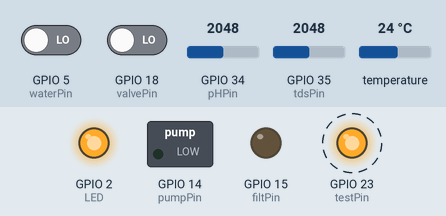
A program run on a simulated ESP32. Shown: switched loads named in the program (green lamp = pin HIGH), output pins drawn as LEDs (lit = HIGH). Dashed ring = blinking. The inputs (shaded band) are chosen by the test bench; at power-on: GPIO 5 (waterPin) LOW, GPIO 18 (valvePin) LOW, GPIO 34 (pHPin) = 2048, GPIO 35 (tdsPin) = 2048, temperature 24 °C. WiFi joins after 1.5 s; servers stay silent unless stated; uploads are accepted with an empty reply; what the program prints to the serial monitor is not drawn.

Above: at 2.76 s.
2.8 s: GPIO 5 (waterPin) driven HIGH
At 4.96 s:
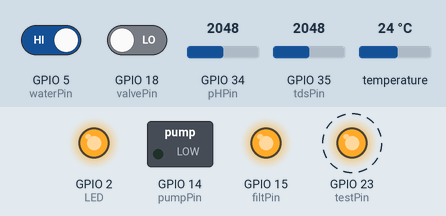
6.3 s: GPIO 5 (waterPin) driven LOW
At 6.96 s:
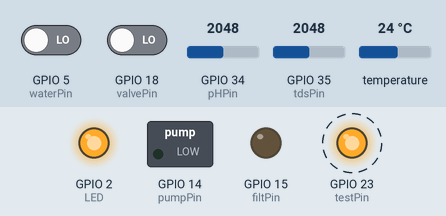
11.9 s: GPIO 18 (valvePin) driven HIGH
At 16.36 s:
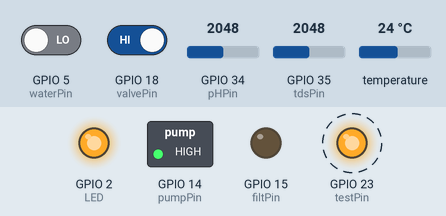
Timing chart, 0 to 21.4 s (numbered marks = the images above; inputs shaded):
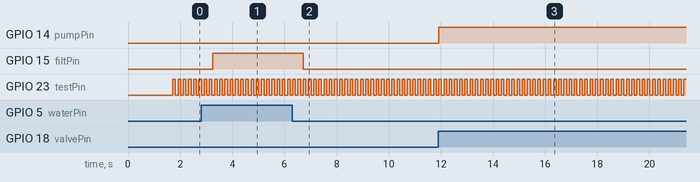

Measured:
- after the input at 2.8 s, GPIO 15 (filtPin): LOW → HIGH after 0.45 s
- after the input at 6.3 s, GPIO 15 (filtPin): HIGH → LOW after 0.42 s
- after the input at 11.9 s, GPIO 14 (pumpPin): LOW → HIGH at once
- by itself, GPIO 23 (testPin): alternates HIGH for 0.10 s and LOW for 0.10 s

The program:

main.cpp
```cpp
#include <Arduino.h>
#include <OneWire.h>
#include <DallasTemperature.h>
#include <ArduinoJson.h>
#include <WiFi.h>
#include <HTTPClient.h>
#include <AsyncWebSocket.h>
#include <Wire.h>
#include <LiquidCrystal.h>

#define tdsPin 35
#define pHPin 34
#define temPin 4 // GPIO where the DS18B20 is connected to
#define testPin 23
#define waterPin 5  // Cảm biến chất lỏng
#define valvePin 18 // Van chống tràn
#define pumpPin 14  // Máy bơm 12V
#define filtPin 15  // Relay bộ lọc
#define VREF 3.3    // analog reference voltage(Volt) of the ADC
#define SCOUNT 30   // sum of sample point
#define MESSAGE_LENGTH 1000
#define LED 2

/* Wifi connection */
const char *ssid = "ThaoAn/2.4G";
const char *password = "123456789";

const char *JSON_MIME = "application/json";
const char *TEXT_MIME = "text/plain";
// Change here to send data
const int deviceId = 4;
String hostname = "http://aqua-iot.pro/api/v1/sensordatas";
String twinurl = "http://aqua-iot.pro/api/v1/devices/" + String(deviceId);

int tdsBuffer[SCOUNT]; // store the TDS values in the array, read from ADC
int _TDS_Index = 0;
int pHBuffer[SCOUNT]; // store the pH values
int _pH_Index = 0;
int temperBuffer[SCOUNT];
int _temper_Index = 0;
int analogBufferTemp[SCOUNT];
int copyIndex = 0;
float pH_samples[10];
float settling[10];
static int sidx = 0;
static int idx = 0;
float averageVoltage = 0;
float tdsValue = 0;
int averagepH = 0;
float dopH = 0;
float temperature = 0; // current temperature for compensation

int _reading_Cycle = 60U;    // Thoi gian doc tin hieu cam bien
int _print_Interval = 2000U; // Thoi gian in ra serial monitor
int timerDelay = 5000U;      // Thoi gian tinh gia tri trung binh tu tap mau va gui len server
int pollingCycle = 2000U;    // Thoi gian request lenh dieu khien tu server
int _switch_Sensors = HIGH;  // will be switched HIGH/LOW to control whether TDS or pH is being measured
static unsigned long analogSampleTimepoint = millis();
static unsigned long printTimepoint = millis();
static unsigned long lastTime = millis();
static unsigned long lastPoll = millis();

OneWire _oneWire(temPin);             // Setup a oneWire instance to communicate with any OneWire devices
DallasTemperature sensors(&_oneWire); // Pass our oneWire reference to Dallas Temperature sensor
HTTPClient http;
DynamicJsonDocument doc(MESSAGE_LENGTH);

hw_timer_t *timer = NULL; // khơi tạo timer
portMUX_TYPE timerMux = portMUX_INITIALIZER_UNLOCKED;

// median filtering algorithm, lọc trung vị
int getMedianNum(int bArray[], int iFilterLen);

void IRAM_ATTR onTimer()
{
  portENTER_CRITICAL_ISR(&timerMux); // vào chế độ tránh xung đột
  _switch_Sensors = !_switch_Sensors;
  digitalWrite(testPin, _switch_Sensors); // đảo giá trị Led
  portEXIT_CRITICAL_ISR(&timerMux); // thoát
}

void setup()
{
  // Start the serial monitor
  Serial.begin(115200);

  WiFi.mode(WIFI_STA);
  WiFi.begin(ssid, password);
  if (WiFi.waitForConnectResult() != WL_CONNECTED)
  {
    Serial.printf("Wifi failed to connect!");
    return;
  }
  Serial.printf("IP Address: ");
  Serial.println(WiFi.localIP());

  // Start the DS18B20 sensor
  sensors.begin();

  // OnLED
  pinMode(LED, OUTPUT);
  digitalWrite(LED, HIGH);

  // Set pin mode
  pinMode(tdsPin, INPUT);
  pinMode(pHPin, INPUT);
  pinMode(waterPin, INPUT);
  pinMode(testPin, OUTPUT);
  pinMode(filtPin, OUTPUT);
  pinMode(valvePin, INPUT);
  pinMode(pumpPin, OUTPUT);

  // khởi tạo timer với chu kì 1us vì thạch anh của ESP chạy 8MHz
  timer = timerBegin(0, 80, true);
  // khởi tạo hàm xử lý ngắt ngắt cho Timer
  timerAttachInterrupt(timer, &onTimer, true);
  // khởi tạo thời gian ngắt cho timer
  timerAlarmWrite(timer, 100000, true);
  // bắt đầu chạy timer
  timerAlarmEnable(timer);
}

bool pumpEN = false;
bool MODE_AUTOMATE = true;
void loop()
{
  if (MODE_AUTOMATE)
  {
    int overflow = digitalRead(valvePin);
    bool lowerflow = digitalRead(waterPin);
    if (overflow)
    {
      pumpEN = false;
      digitalWrite(pumpPin, HIGH); // ngắt bơm (đối với relay kích hoạt low, cài NO)
    }
    if (lowerflow)
    {
      pumpEN = true;
      digitalWrite(pumpPin, LOW); // bật bơm (đối với relay kích hoạt low, cài NO)
    }
    digitalWrite(filtPin, lowerflow);
    Serial.println(lowerflow);
  }

  // read the sensors
  if (millis() - analogSampleTimepoint > _reading_Cycle)
  {
    analogSampleTimepoint = millis();

    // Read temperature
    sensors.requestTemperatures();
    temperature = sensors.getTempCByIndex(0);

    // Read TDS or pH depends on which sensor has been turned on
    if (_switch_Sensors)
    {
      tdsBuffer[_TDS_Index] = analogRead(tdsPin);
      _TDS_Index++;
      if (_TDS_Index == SCOUNT)
      {
        _TDS_Index = 0;
      }
    }
    else
    {
      pHBuffer[_pH_Index] = analogRead(pHPin);
      _pH_Index++;
      if (_pH_Index == SCOUNT)
      {
        _pH_Index = 0;
      }
    }
  }

  if (millis() - printTimepoint > _print_Interval)
  {
    printTimepoint = millis();

    for (copyIndex = 0; copyIndex < SCOUNT; copyIndex++)
    {
      analogBufferTemp[copyIndex] = tdsBuffer[copyIndex];
    }
    // read the analog value more stable by the median filtering algorithm, and convert to voltage value
    averageVoltage = getMedianNum(analogBufferTemp, SCOUNT) * (float)VREF / 4096.0;
    // temperature compensation formula: fFinalResult(25^C) = fFinalResult(current)/(1.0+0.02*(fTP-25.0));
    float compensationCoefficient = 1.0 + 0.02 * (temperature - 25.0);
    // temperature compensation
    float compensationVoltage = averageVoltage / compensationCoefficient;
    // convert voltage value to tds value
    tdsValue = (133.42 * compensationVoltage * compensationVoltage * compensationVoltage - 255.86 * compensationVoltage * compensationVoltage + 857.39 * compensationVoltage) * 0.5;

    for (copyIndex = 0; copyIndex < SCOUNT; copyIndex++)
    {
      analogBufferTemp[copyIndex] = pHBuffer[copyIndex];
    }
    averagepH = getMedianNum(analogBufferTemp, SCOUNT);
    // averagepH = analogBufferTemp[0];
    dopH = averagepH;
    pH_samples[idx] = dopH;
    settling[idx] = pH_samples[idx];
    idx++;

    // print to serial
    if (idx > 10)
    {
      idx = 0;
      float sum = 0;
      for (int i = 0; i < 10; i++)
      {
        sum += pH_samples[i];
      }
      Serial.println();
      Serial.print("---------- Do pH trung binh = ");
      Serial.print(sum / 10.0);
      Serial.println(" ----------");
      settling[sidx] = (int)(sum / 10.0);
      sidx++;
      if (sidx >= 10)
      {
        sidx = 0;
      }
      for (int i = 0; i < 10; i++)
      {
        Serial.print(settling[i]);
        Serial.print(", ");
      }
      Serial.println();
    }

    Serial.print(temperature);
    Serial.print("ºC\t");
    Serial.print("pH_ADC: ");
    Serial.print(dopH);
    Serial.print("\t");
    Serial.print("voltage:");
    Serial.print(averageVoltage, 2);
    Serial.print("V\t");
    Serial.print("TDS Value:");
    Serial.print(tdsValue, 0);
    Serial.println("ppm\t");
  }

  /*** Phần 1: Gửi dữ liệu lên server ***/
  /*Cấu trúc tin nhắn gửi dữ liệu:
    {
      "deviceId": int,
      "data": string (dạng json)
    }
  */
  if (WiFi.status() == WL_CONNECTED)
  {
    if ((millis() - lastTime) > timerDelay)
    {
      lastTime = millis();
      Serial.println("\n[+] Starting post method to send data:");
      // Tạo document để thực hiện serialize và deserialize json, xem thêm tại: https://arduinojson.org/
      String data_str = "";
      // Bước 1: tạo chuỗi JSON cho trường data
      doc["TDS"] = tdsValue;
      doc["temperature"] = temperature;
      doc["pH"] = dopH;
      serializeJson(doc, data_str);
      // Bước 2: tạo tin nhắn dưới dạng JSON
      doc.clear();
      doc["deviceId"] = deviceId;
      doc["data"] = data_str;
      String sensorData = "";
      serializeJson(doc, sensorData);
      // Bước 3: Setup http client, bao gồm tên miền gửi lên và header
      http.begin(hostname.c_str());
      http.addHeader("Content-Type", JSON_MIME);
      http.addHeader("Connection", "keep-alive");
      http.addHeader("Accept", JSON_MIME);
      // Bước 4: Gửi dữ liệu lên, method là POST rồi in ra
      int respCode = http.POST(sensorData);
      Serial.print("[+] Sending: ");
      Serial.println(sensorData);
      if (respCode > 0)
      {
        Serial.print("[+] Http Response code: ");
        Serial.println(respCode);
        String payload = http.getString();
        Serial.print("[+] Payload: ");
        Serial.println(payload);
      }
      else
      {
        Serial.printf("[+] Error code: ");
        Serial.println(respCode);
      }
      http.end();
    }

    /*** Phần 2: Thực hiện nhận chuỗi điều khiển ***/
    /* Cấu trúc của nó có dạng như sau:
      {
        "data": {
          "id": 3,
          "name": "espcong",
          "enabled": "Enabled",
          "connectionState": "Disconnected",
          "deviceToCloudMessages": 131,
          "cloudToDeviceMessages": 0,
          "desired": "{\"hello\": \"whatlad\", \"desired_ph\": \"7\", \"desired_temp\": \"20\", \"desired_humid\": \"85\"}",
          "reported": "{}"
        }
      }
    */
    if (millis() - lastPoll > pollingCycle)
    {
      lastPoll = millis();
      Serial.println("\n[+] Starting get method to receive desired twin:");
      // Bước 1: Setup http client với hostname
      http.begin(twinurl.c_str());
      http.addHeader("Accept", JSON_MIME);
      // Bước 2: thực hiện phương thức GET để lấy dữ liệu
      int httpResponseCode = http.GET();
      // Bước 3: Lấy dữ liệu từ chuỗi JSON nhận về
      if (httpResponseCode > 0)
      {
        Serial.print("[+] HTTP Response code: ");
        Serial.println(httpResponseCode);
        String payload = http.getString();
        Serial.println("[+] Payload: " + payload);
        // Phân tích dữ liệu trả về
        deserializeJson(doc, payload);
        // Lấy dữ liệu desired
        String desired = doc["data"]["desired"];
        Serial.println("[+] Desired string: " + desired);
        doc.clear();
        // Biến dữ liệu desired thành object!
        deserializeJson(doc, desired);
        // Thay doi o day: Dieu khien dua vao du lieu nhan duoc
        boolean led_state = doc["led"];
        Serial.println("\n[+] LED: " + led_state);
        digitalWrite(LED, led_state);
      }
      else
      {
        Serial.print("[+] Error code: ");
        Serial.println(httpResponseCode);
      }
      http.end();
    }
  }
  else
  {
    Serial.println("[+] Wifi disconnected!");
  }
}

int getMedianNum(int bArray[], int iFilterLen)
{
  int bTab[iFilterLen];
  for (byte i = 0; i < iFilterLen; i++)
    bTab[i] = bArray[i];
  int i, j, bTemp;
  for (j = 0; j < iFilterLen - 1; j++)
  {
    for (i = 0; i < iFilterLen - j - 1; i++)
    {
      if (bTab[i] > bTab[i + 1])
      {
        bTemp = bTab[i];
        bTab[i] = bTab[i + 1];
        bTab[i + 1] = bTemp;
      }
    }
  }
  if ((iFilterLen & 1) > 0)
  {
    bTemp = bTab[(iFilterLen - 1) / 2];
  }
  else
  {
    bTemp = (bTab[iFilterLen / 2] + bTab[iFilterLen / 2 - 1]) / 2;
  }
  return bTemp;
}
```
